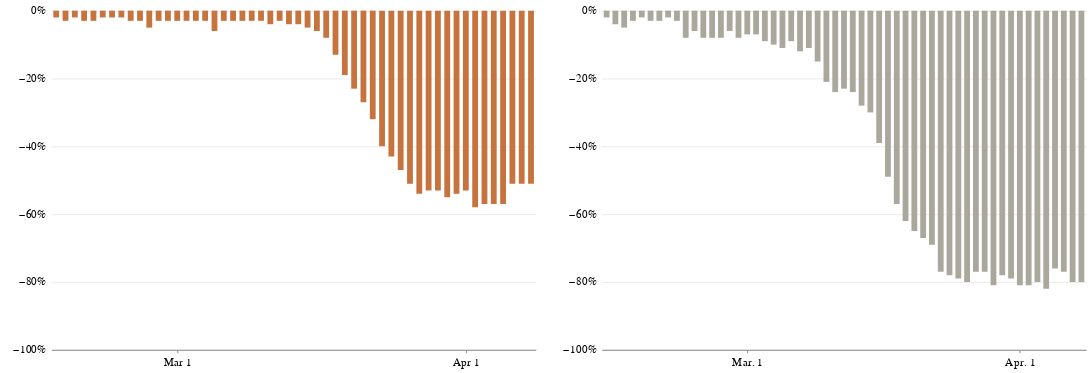

This figure's notebook cell:
### Code cell
usa_agg_chart = alt.Chart(usa_date_agg).mark_bar(size=6,color='#C7733E').encode(
    x=alt.X('date_:T', title='', axis=alt.Axis(grid=False, tickCount=3, format='%b %-d')),
    y=alt.Y('pct_diff:Q', title='', axis=alt.Axis(gridWidth=.6, gridColor='#dddddd',offset=3,tickSize=0,domainOpacity=0,tickCount=4, format='%'), scale=alt.Scale(domain=(-1, 0)))
).properties(width=500, height=350,
    title=''
)

(usa_agg_chart|europe_agg_chart).configure_view(strokeOpacity=0)

### Figure 1 — Vega-Lite specification as saved in the notebook (floating-point values rounded to 4 significant figures)
{"config": {"view": {"width": 800, "height": 450, "strokeOpacity": 0}, "background": "#ffffff", "title": {"anchor": "start", "font": "Benton Gothic Bold, sans", "fontColor": "#000000", "fontSize": 22, "fontWeight": "normal"}, "arc": {"fill": "#82c6df"}, "area": {"fill": "#82c6df"}, "line": {"stroke": "#82c6df", "strokeWidth": 3}, "path": {"stroke": "#82c6df"}, "rect": {"fill": "#82c6df"}, "shape": {"stroke": "#82c6df"}, "bar": {"fill": "#82c6df"}, "point": {"stroke": "#82c6df"}, "symbol": {"fill": "#82c6df", "size": 30}, "axis": {"titleFont": "Benton Gothic Bold, sans", "titleFontSize": 13, "titleFontWeight": "normal", "labelFont": "Benton Gothic, sans", "labelFontSize": 11.5, "labelFontWeight": "normal"}, "axisX": {"labelAngle": 0, "labelPadding": 4, "tickSize": 3}, "axisY": {"labelBaseline": "middle", "maxExtent": 45, "minExtent": 45, "tickSize": 2, "titleAlign": "left", "titleAngle": 0, "titleX": -45, "titleY": -11}, "legend": {"titleFont": "Benton Gothic Bold, sans", "titleFontSize": 13, "titleFontWeight": "normal", "symbolType": "square", "labelFont": "Benton Gothic, sans", "labelFontSize": 11.5}, "range": {"category": ["#3580b1", "#ec8431", "#ab7fb4", "#c89d29", "#adc839", "#829eb1"], "diverging": ["#e68a4f", "#f4bb6a", "#f9e39c", "#dadfe2", "#a6b7c6", "#849eae"], "heatmap": ["#fbf2c7", "#f9e39c", "#f8d36e", "#f4bb6a", "#e68a4f", "#d15a40", "#ab4232"], "ordinal": ["#fbf2c7", "#f9e39c", "#f8d36e", "#f4bb6a", "#e68a4f", "#d15a40", "#ab4232"], "ramp": ["#fbf2c7", "#f9e39c", "#f8d36e", "#f4bb6a", "#e68a4f", "#d15a40", "#ab4232"]}}, "hconcat": [{"data": {"name": "data-e39745515744141ecc90e34df3c0796a"}, "mark": {"type": "bar", "color": "#C7733E", "size": 6}, "encoding": {"x": {"type": "temporal", "axis": {"format": "%b %-d", "grid": false, "tickCount": 3}, "field": "date_", "title": ""}, "y": {"type": "quantitative", "axis": {"domainOpacity": 0, "format": "%", "gridColor": "#dddddd", "gridWidth": 0.6, "offset": 3, "tickCount": 4, "tickSize": 0}, "field": "pct_diff", "scale": {"domain": [-1, 0]}, "title": ""}}, "height": 350, "title": "", "width": 500}, {"data": {"name": "data-69ba102e6dc22980949ab6ceda37d1d1"}, "mark": {"type": "bar", "color": "#AAA79D", "size": 6}, "encoding": {"x": {"type": "temporal", "axis": {"format": "%b. %-d", "grid": false, "tickCount": 3}, "field": "date_", "title": ""}, "y": {"type": "quantitative", "axis": {"domainOpacity": 0, "format": "%", "gridColor": "#dddddd", "gridWidth": 0.6, "offset": 3, "tickCount": 4, "tickSize": 0}, "field": "pct_diff", "scale": {"domain": [-1, 0]}, "title": ""}}, "height": 350, "title": "", "width": 500}], "$schema": "https://vega.github.io/schema/vega-lite/v4.0.2.json", "datasets": {"data-e39745515744141ecc90e34df3c0796a": [{"date_": "2020-02-17T00:00:00", "scheduled_mean": 618.6, "scheduled_sum": 17320, "departed_mean": 605.3, "departed_sum": 16949, "sum_diff": -371, "pct_diff": -0.02}, {"date_": "2020-02-18T00:00:00", "scheduled_mean": 644.7, "scheduled_sum": 18052, "departed_mean": 625.7, "departed_sum": 17519, "sum_diff": -533, "pct_diff": -0.03}, {"date_": "2020-02-19T00:00:00", "scheduled_mean": 638.9, "scheduled_sum": 17889, "departed_mean": 623.5, "departed_sum": 17458, "sum_diff": -431, "pct_diff": -0.02}, {"date_": "2020-02-20T00:00:00", "scheduled_mean": 650.8, "scheduled_sum": 18223, "departed_mean": 632.9, "departed_sum": 17722, "sum_diff": -501, "pct_diff": -0.03}, {"date_": "2020-02-21T00:00:00", "scheduled_mean": 656.6, "scheduled_sum": 18385, "departed_mean": 638.3, "departed_sum": 17872, "sum_diff": -513, "pct_diff": -0.03}, {"date_": "2020-02-22T00:00:00", "scheduled_mean": 580.0, "scheduled_sum": 16239, "departed_mean": 569.0, "departed_sum": 15931, "sum_diff": -308, "pct_diff": -0.02}, {"date_": "2020-02-23T00:00:00", "scheduled_mean": 584.0, "scheduled_sum": 16351, "departed_mean": 571.1, "departed_sum": 15992, "sum_diff": -359, "pct_diff": -0.02}, {"date_": "2020-02-24T00:00:00", "scheduled_mean": 641.0, "scheduled_sum": 17949, "departed_mean": 625.4, "departed_sum": 17510, "sum_diff": -439, "pct_diff": -0.02}, {"date_": "2020-02-25T00:00:00", "scheduled_mean": 642.7, "scheduled_sum": 17995, "departed_mean": 626.0, "departed_sum": 17527, "sum_diff": -468, "pct_diff": -0.03}, {"date_": "2020-02-26T00:00:00", "scheduled_mean": 642.4, "scheduled_sum": 17986, "departed_mean": 620.1, "departed_sum": 17363, "sum_diff": -623, "pct_diff": -0.03}, {"date_": "2020-02-27T00:00:00", "scheduled_mean": 660.1, "scheduled_sum": 18484, "departed_mean": 629.6, "departed_sum": 17628, "sum_diff": -856, "pct_diff": -0.05}, {"date_": "2020-02-28T00:00:00", "scheduled_mean": 662.9, "scheduled_sum": 18561, "departed_mean": 641.1, "departed_sum": 17952, "sum_diff": -609, "pct_diff": -0.03}, {"date_": "2020-02-29T00:00:00", "scheduled_mean": 584.6, "scheduled_sum": 16370, "departed_mean": 568.1, "departed_sum": 15907, "sum_diff": -463, "pct_diff": -0.03}, {"date_": "2020-03-01T00:00:00", "scheduled_mean": 585.0, "scheduled_sum": 16380, "departed_mean": 568.5, "departed_sum": 15918, "sum_diff": -462, "pct_diff": -0.03}, {"date_": "2020-03-10T00:00:00", "scheduled_mean": 649.6, "scheduled_sum": 18189, "departed_mean": 629.5, "departed_sum": 17627, "sum_diff": -562, "pct_diff": -0.03}, {"date_": "2020-03-11T00:00:00", "scheduled_mean": 651.9, "scheduled_sum": 18253, "departed_mean": 626.9, "departed_sum": 17554, "sum_diff": -699, "pct_diff": -0.04}, {"date_": "2020-03-12T00:00:00", "scheduled_mean": 673.7, "scheduled_sum": 18864, "departed_mean": 650.9, "departed_sum": 18224, "sum_diff": -640, "pct_diff": -0.03}, {"date_": "2020-03-13T00:00:00", "scheduled_mean": 678.0, "scheduled_sum": 18985, "departed_mean": 650.4, "departed_sum": 18210, "sum_diff": -775, "pct_diff": -0.04}, {"date_": "2020-03-14T00:00:00", "scheduled_mean": 609.4, "scheduled_sum": 17064, "departed_mean": 585.4, "departed_sum": 16392, "sum_diff": -672, "pct_diff": -0.04}, {"date_": "2020-03-15T00:00:00", "scheduled_mean": 617.2, "scheduled_sum": 17281, "departed_mean": 588.4, "departed_sum": 16474, "sum_diff": -807, "pct_diff": -0.05}, {"date_": "2020-03-16T00:00:00", "scheduled_mean": 658.5, "scheduled_sum": 18437, "departed_mean": 618.3, "departed_sum": 17312, "sum_diff": -1125, "pct_diff": -0.06}, {"date_": "2020-03-17T00:00:00", "scheduled_mean": 656.0, "scheduled_sum": 18367, "departed_mean": 601.1, "departed_sum": 16831, "sum_diff": -1536, "pct_diff": -0.08}, {"date_": "2020-03-18T00:00:00", "scheduled_mean": 649.8, "scheduled_sum": 18193, "departed_mean": 565.7, "departed_sum": 15839, "sum_diff": -2354, "pct_diff": -0.13}, {"date_": "2020-03-19T00:00:00", "scheduled_mean": 664.4, "scheduled_sum": 18604, "departed_mean": 540.8, "departed_sum": 15141, "sum_diff": -3463, "pct_diff": -0.19}, {"date_": "2020-03-02T00:00:00", "scheduled_mean": 645.5, "scheduled_sum": 18073, "departed_mean": 627.6, "departed_sum": 17572, "sum_diff": -501, "pct_diff": -0.03}, {"date_": "2020-03-20T00:00:00", "scheduled_mean": 665.4, "scheduled_sum": 18631, "departed_mean": 510.9, "departed_sum": 14304, "sum_diff": -4327, "pct_diff": -0.23}, {"date_": "2020-03-21T00:00:00", "scheduled_mean": 605.4, "scheduled_sum": 16951, "departed_mean": 440.8, "departed_sum": 12343, "sum_diff": -4608, "pct_diff": -0.27}, {"date_": "2020-03-22T00:00:00", "scheduled_mean": 607.5, "scheduled_sum": 17010, "departed_mean": 410.8, "departed_sum": 11503, "sum_diff": -5507, "pct_diff": -0.32}, {"date_": "2020-03-23T00:00:00", "scheduled_mean": 639.3, "scheduled_sum": 17901, "departed_mean": 381.6, "departed_sum": 10685, "sum_diff": -7216, "pct_diff": -0.4}, {"date_": "2020-03-24T00:00:00", "scheduled_mean": 637.3, "scheduled_sum": 17845, "departed_mean": 362.9, "departed_sum": 10160, "sum_diff": -7685, "pct_diff": -0.43}, {"date_": "2020-03-25T00:00:00", "scheduled_mean": 631.6, "scheduled_sum": 17685, "departed_mean": 332.4, "departed_sum": 9308, "sum_diff": -8377, "pct_diff": -0.47}, {"date_": "2020-03-26T00:00:00", "scheduled_mean": 640.2, "scheduled_sum": 17926, "departed_mean": 316.1, "departed_sum": 8851, "sum_diff": -9075, "pct_diff": -0.51}, {"date_": "2020-03-27T00:00:00", "scheduled_mean": 633.3, "scheduled_sum": 17733, "departed_mean": 293.3, "departed_sum": 8212, "sum_diff": -9521, "pct_diff": -0.54}, {"date_": "2020-03-28T00:00:00", "scheduled_mean": 571.1, "scheduled_sum": 15991, "departed_mean": 269.3, "departed_sum": 7540, "sum_diff": -8451, "pct_diff": -0.53}, {"date_": "2020-03-29T00:00:00", "scheduled_mean": 570.7, "scheduled_sum": 15980, "departed_mean": 265.9, "departed_sum": 7445, "sum_diff": -8535, "pct_diff": -0.53}, {"date_": "2020-03-03T00:00:00", "scheduled_mean": 643.8, "scheduled_sum": 18025, "departed_mean": 625.4, "departed_sum": 17510, "sum_diff": -515, "pct_diff": -0.03}, {"date_": "2020-03-30T00:00:00", "scheduled_mean": 577.4, "scheduled_sum": 16167, "departed_mean": 259.5, "departed_sum": 7266, "sum_diff": -8901, "pct_diff": -0.55}, {"date_": "2020-03-31T00:00:00", "scheduled_mean": 578.0, "scheduled_sum": 16183, "departed_mean": 265.6, "departed_sum": 7438, "sum_diff": -8745, "pct_diff": -0.54}, {"date_": "2020-03-04T00:00:00", "scheduled_mean": 644.6, "scheduled_sum": 18048, "departed_mean": 626.0, "departed_sum": 17528, "sum_diff": -520, "pct_diff": -0.03}, {"date_": "2020-03-05T00:00:00", "scheduled_mean": 681.9, "scheduled_sum": 19092, "departed_mean": 644.1, "departed_sum": 18035, "sum_diff": -1057, "pct_diff": -0.06}, {"date_": "2020-03-06T00:00:00", "scheduled_mean": 670.0, "scheduled_sum": 18761, "departed_mean": 648.5, "departed_sum": 18159, "sum_diff": -602, "pct_diff": -0.03}, {"date_": "2020-03-07T00:00:00", "scheduled_mean": 593.7, "scheduled_sum": 16623, "departed_mean": 578.2, "departed_sum": 16191, "sum_diff": -432, "pct_diff": -0.03}, {"date_": "2020-03-08T00:00:00", "scheduled_mean": 638.3, "scheduled_sum": 17873, "departed_mean": 620.5, "departed_sum": 17374, "sum_diff": -499, "pct_diff": -0.03}, {"date_": "2020-03-09T00:00:00", "scheduled_mean": 648.9, "scheduled_sum": 18169, "departed_mean": 631.2, "departed_sum": 17674, "sum_diff": -495, "pct_diff": -0.03}, {"date_": "2020-04-01T00:00:00", "scheduled_mean": 538.1, "scheduled_sum": 15067, "departed_mean": 254.1, "departed_sum": 7114, "sum_diff": -7953, "pct_diff": -0.53}, {"date_": "2020-04-02T00:00:00", "scheduled_mean": 555.3, "scheduled_sum": 15548, "departed_mean": 231.4, "departed_sum": 6480, "sum_diff": -9068, "pct_diff": -0.58}, {"date_": "2020-04-03T00:00:00", "scheduled_mean": 530.0, "scheduled_sum": 14839, "departed_mean": 229.3, "departed_sum": 6421, "sum_diff": -8418, "pct_diff": -0.57}, {"date_": "2020-04-04T00:00:00", "scheduled_mean": 475.9, "scheduled_sum": 13324, "departed_mean": 203.6, "departed_sum": 5702, "sum_diff": -7622, "pct_diff": -0.57}, {"date_": "2020-04-05T00:00:00", "scheduled_mean": 482.6, "scheduled_sum": 13512, "departed_mean": 207.2, "departed_sum": 5802, "sum_diff": -7710, "pct_diff": -0.57}, {"date_": "2020-04-06T00:00:00", "scheduled_mean": 420.5, "scheduled_sum": 11773, "departed_mean": 207.1, "departed_sum": 5799, "sum_diff": -5974, "pct_diff": -0.51}, {"date_": "2020-04-07T00:00:00", "scheduled_mean": 412.1, "scheduled_sum": 11539, "departed_mean": 204.0, "departed_sum": 5711, "sum_diff": -5828, "pct_diff": -0.51}, {"date_": "2020-04-08T00:00:00", "scheduled_mean": 403.2, "scheduled_sum": 11291, "departed_mean": 198.1, "departed_sum": 5548, "sum_diff": -5743, "pct_diff": -0.51}], "data-69ba102e6dc22980949ab6ceda37d1d1": [{"date_": "2/14/20", "scheduled_mean": 337.2, "scheduled_sum": 10453, "departed_mean": 331.3, "departed_sum": 10269, "sum_diff": -184, "pct_diff": -0.02}, {"date_": "2/15/20", "scheduled_mean": 289.5, "scheduled_sum": 9264, "departed_mean": 279.1, "departed_sum": 8931, "sum_diff": -333, "pct_diff": -0.04}, {"date_": "2/16/20", "scheduled_mean": 337.6, "scheduled_sum": 10802, "departed_mean": 320.2, "departed_sum": 10245, "sum_diff": -557, "pct_diff": -0.05}, {"date_": "2/17/20", "scheduled_mean": 339.0, "scheduled_sum": 10848, "departed_mean": 329.9, "departed_sum": 10556, "sum_diff": -292, "pct_diff": -0.03}, {"date_": "2/18/20", "scheduled_mean": 309.8, "scheduled_sum": 9913, "departed_mean": 302.3, "departed_sum": 9673, "sum_diff": -240, "pct_diff": -0.02}, {"date_": "2/19/20", "scheduled_mean": 322.1, "scheduled_sum": 10307, "departed_mean": 312.4, "departed_sum": 9996, "sum_diff": -311, "pct_diff": -0.03}, {"date_": "2/20/20", "scheduled_mean": 336.9, "scheduled_sum": 10781, "departed_mean": 326.0, "departed_sum": 10432, "sum_diff": -349, "pct_diff": -0.03}, {"date_": "2/21/20", "scheduled_mean": 351.6, "scheduled_sum": 11250, "departed_mean": 343.8, "departed_sum": 11000, "sum_diff": -250, "pct_diff": -0.02}, {"date_": "2/22/20", "scheduled_mean": 295.2, "scheduled_sum": 9446, "departed_mean": 285.8, "departed_sum": 9147, "sum_diff": -299, "pct_diff": -0.03}, {"date_": "2/23/20", "scheduled_mean": 350.9, "scheduled_sum": 11229, "departed_mean": 323.2, "departed_sum": 10343, "sum_diff": -886, "pct_diff": -0.08}, {"date_": "2/24/20", "scheduled_mean": 352.2, "scheduled_sum": 11270, "departed_mean": 332.1, "departed_sum": 10628, "sum_diff": -642, "pct_diff": -0.06}, {"date_": "2/25/20", "scheduled_mean": 326.4, "scheduled_sum": 10445, "departed_mean": 301.1, "departed_sum": 9636, "sum_diff": -809, "pct_diff": -0.08}, {"date_": "2/26/20", "scheduled_mean": 339.3, "scheduled_sum": 10859, "departed_mean": 313.3, "departed_sum": 10025, "sum_diff": -834, "pct_diff": -0.08}, {"date_": "2/27/20", "scheduled_mean": 352.8, "scheduled_sum": 11291, "departed_mean": 323.2, "departed_sum": 10344, "sum_diff": -947, "pct_diff": -0.08}, {"date_": "2/28/20", "scheduled_mean": 365.1, "scheduled_sum": 11684, "departed_mean": 341.8, "departed_sum": 10936, "sum_diff": -748, "pct_diff": -0.06}, {"date_": "2/29/20", "scheduled_mean": 308.2, "scheduled_sum": 9863, "departed_mean": 282.1, "departed_sum": 9028, "sum_diff": -835, "pct_diff": -0.08}, {"date_": "3/1/20", "scheduled_mean": 349.8, "scheduled_sum": 11193, "departed_mean": 325.8, "departed_sum": 10425, "sum_diff": -768, "pct_diff": -0.07}, {"date_": "3/10/20", "scheduled_mean": 335.0, "scheduled_sum": 10719, "departed_mean": 263.8, "departed_sum": 8441, "sum_diff": -2278, "pct_diff": -0.21}, {"date_": "3/11/20", "scheduled_mean": 345.2, "scheduled_sum": 11048, "departed_mean": 261.2, "departed_sum": 8358, "sum_diff": -2690, "pct_diff": -0.24}, {"date_": "3/12/20", "scheduled_mean": 355.6, "scheduled_sum": 11380, "departed_mean": 272.4, "departed_sum": 8717, "sum_diff": -2663, "pct_diff": -0.23}, {"date_": "3/13/20", "scheduled_mean": 367.7, "scheduled_sum": 11765, "departed_mean": 279.3, "departed_sum": 8938, "sum_diff": -2827, "pct_diff": -0.24}, {"date_": "3/14/20", "scheduled_mean": 307.5, "scheduled_sum": 9840, "departed_mean": 220.6, "departed_sum": 7058, "sum_diff": -2782, "pct_diff": -0.28}, {"date_": "3/15/20", "scheduled_mean": 340.2, "scheduled_sum": 10886, "departed_mean": 239.7, "departed_sum": 7669, "sum_diff": -3217, "pct_diff": -0.3}, {"date_": "3/16/20", "scheduled_mean": 333.1, "scheduled_sum": 10660, "departed_mean": 203.4, "departed_sum": 6509, "sum_diff": -4151, "pct_diff": -0.39}, {"date_": "3/17/20", "scheduled_mean": 215.8, "scheduled_sum": 6906, "departed_mean": 109.4, "departed_sum": 3501, "sum_diff": -3405, "pct_diff": -0.49}, {"date_": "3/18/20", "scheduled_mean": 319.8, "scheduled_sum": 10234, "departed_mean": 137.5, "departed_sum": 4401, "sum_diff": -5833, "pct_diff": -0.57}, {"date_": "3/19/20", "scheduled_mean": 333.0, "scheduled_sum": 10657, "departed_mean": 127.5, "departed_sum": 4079, "sum_diff": -6578, "pct_diff": -0.62}, {"date_": "3/2/20", "scheduled_mean": 356.3, "scheduled_sum": 11402, "departed_mean": 331.0, "departed_sum": 10591, "sum_diff": -811, "pct_diff": -0.07}, {"date_": "3/20/20", "scheduled_mean": 168.9, "scheduled_sum": 5404, "departed_mean": 58.81, "departed_sum": 1882, "sum_diff": -3522, "pct_diff": -0.65}, {"date_": "3/21/20", "scheduled_mean": 282.4, "scheduled_sum": 9036, "departed_mean": 92.66, "departed_sum": 2965, "sum_diff": -6071, "pct_diff": -0.67}, {"date_": "3/22/20", "scheduled_mean": 310.2, "scheduled_sum": 9925, "departed_mean": 95.03, "departed_sum": 3041, "sum_diff": -6884, "pct_diff": -0.69}, {"date_": "3/23/20", "scheduled_mean": 288.8, "scheduled_sum": 9241, "departed_mean": 66.81, "departed_sum": 2138, "sum_diff": -7103, "pct_diff": -0.77}, {"date_": "3/24/20", "scheduled_mean": 259.4, "scheduled_sum": 8302, "departed_mean": 56.97, "departed_sum": 1823, "sum_diff": -6479, "pct_diff": -0.78}, {"date_": "3/25/20", "scheduled_mean": 260.7, "scheduled_sum": 8341, "departed_mean": 54.72, "departed_sum": 1751, "sum_diff": -6590, "pct_diff": -0.79}, {"date_": "3/26/20", "scheduled_mean": 263.5, "scheduled_sum": 8432, "departed_mean": 53.72, "departed_sum": 1719, "sum_diff": -6713, "pct_diff": -0.8}, {"date_": "3/27/20", "scheduled_mean": 248.6, "scheduled_sum": 7955, "departed_mean": 56.31, "departed_sum": 1802, "sum_diff": -6153, "pct_diff": -0.77}, {"date_": "3/28/20", "scheduled_mean": 193.1, "scheduled_sum": 6178, "departed_mean": 44.12, "departed_sum": 1412, "sum_diff": -4766, "pct_diff": -0.77}, {"date_": "3/29/20", "scheduled_mean": 235.2, "scheduled_sum": 7526, "departed_mean": 45.72, "departed_sum": 1463, "sum_diff": -6063, "pct_diff": -0.81}, {"date_": "3/3/20", "scheduled_mean": 333.7, "scheduled_sum": 10678, "departed_mean": 303.9, "departed_sum": 9726, "sum_diff": -952, "pct_diff": -0.09}, {"date_": "3/30/20", "scheduled_mean": 174.6, "scheduled_sum": 5587, "departed_mean": 38.72, "departed_sum": 1239, "sum_diff": -4348, "pct_diff": -0.78}, {"date_": "3/31/20", "scheduled_mean": 162.1, "scheduled_sum": 5186, "departed_mean": 34.0, "departed_sum": 1088, "sum_diff": -4098, "pct_diff": -0.79}, {"date_": "3/4/20", "scheduled_mean": 346.8, "scheduled_sum": 11097, "departed_mean": 311.2, "departed_sum": 9957, "sum_diff": -1140, "pct_diff": -0.1}, {"date_": "3/5/20", "scheduled_mean": 355.3, "scheduled_sum": 11371, "departed_mean": 316.5, "departed_sum": 10127, "sum_diff": -1244, "pct_diff": -0.11}, {"date_": "3/6/20", "scheduled_mean": 365.8, "scheduled_sum": 11706, "departed_mean": 331.2, "departed_sum": 10597, "sum_diff": -1109, "pct_diff": -0.09}, {"date_": "3/7/20", "scheduled_mean": 309.0, "scheduled_sum": 9887, "departed_mean": 270.6, "departed_sum": 8658, "sum_diff": -1229, "pct_diff": -0.12}, {"date_": "3/8/20", "scheduled_mean": 348.6, "scheduled_sum": 11156, "departed_mean": 309.6, "departed_sum": 9908, "sum_diff": -1248, "pct_diff": -0.11}, {"date_": "3/9/20", "scheduled_mean": 355.6, "scheduled_sum": 11380, "departed_mean": 300.8, "departed_sum": 9624, "sum_diff": -1756, "pct_diff": -0.15}, {"date_": "4/1/20", "scheduled_mean": 161.4, "scheduled_sum": 5164, "departed_mean": 29.91, "departed_sum": 957, "sum_diff": -4207, "pct_diff": -0.81}, {"date_": "4/2/20", "scheduled_mean": 148.9, "scheduled_sum": 4765, "departed_mean": 27.91, "departed_sum": 893, "sum_diff": -3872, "pct_diff": -0.81}, {"date_": "4/3/20", "scheduled_mean": 147.9, "scheduled_sum": 4733, "departed_mean": 29.62, "departed_sum": 948, "sum_diff": -3785, "pct_diff": -0.8}, {"date_": "4/4/20", "scheduled_mean": 132.6, "scheduled_sum": 4242, "departed_mean": 23.44, "departed_sum": 750, "sum_diff": -3492, "pct_diff": -0.82}, {"date_": "4/5/20", "scheduled_mean": 111.5, "scheduled_sum": 3568, "departed_mean": 26.44, "departed_sum": 846, "sum_diff": -2722, "pct_diff": -0.76}, {"date_": "4/6/20", "scheduled_mean": 101.9, "scheduled_sum": 3262, "departed_mean": 22.94, "departed_sum": 734, "sum_diff": -2528, "pct_diff": -0.77}, {"date_": "4/7/20", "scheduled_mean": 105.3, "scheduled_sum": 3370, "departed_mean": 20.84, "departed_sum": 667, "sum_diff": -2703, "pct_diff": -0.8}, {"date_": "4/8/20", "scheduled_mean": 112.8, "scheduled_sum": 3611, "departed_mean": 22.03, "departed_sum": 705, "sum_diff": -2906, "pct_diff": -0.8}]}}
